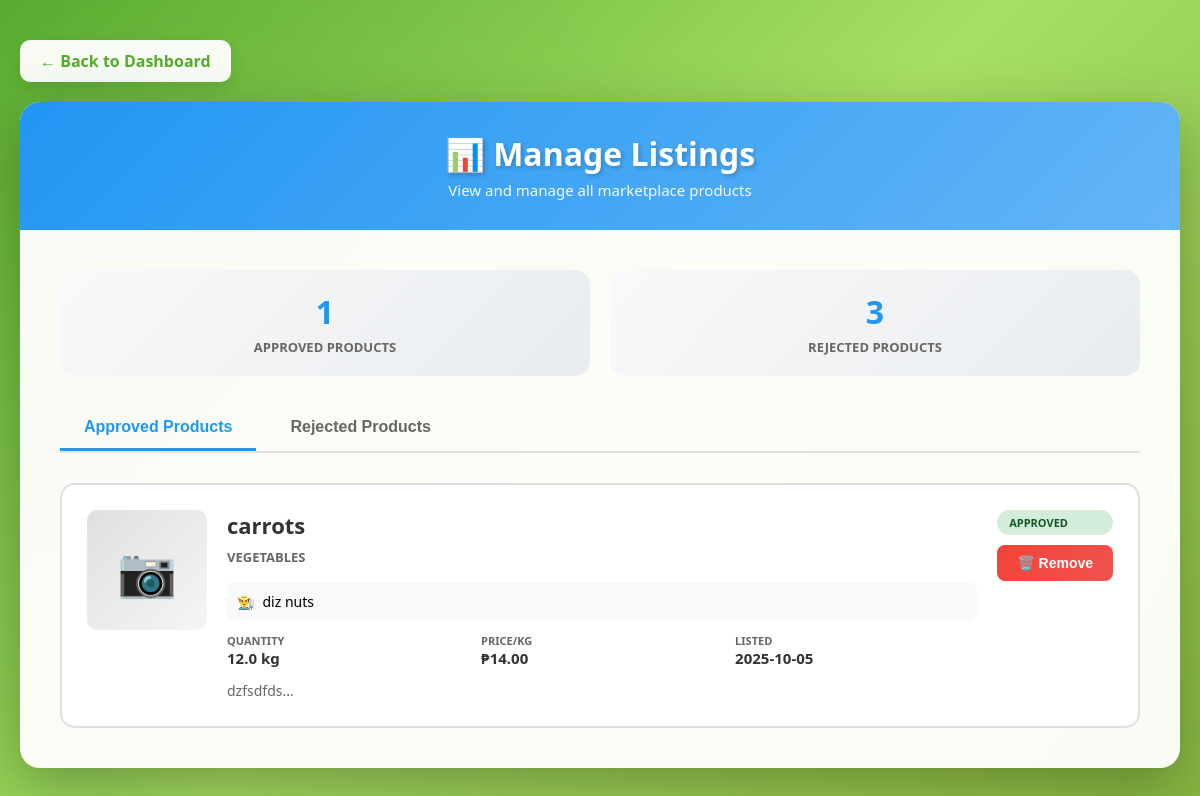
Page /admin/manage_listings (signed in) on the earlier database version.
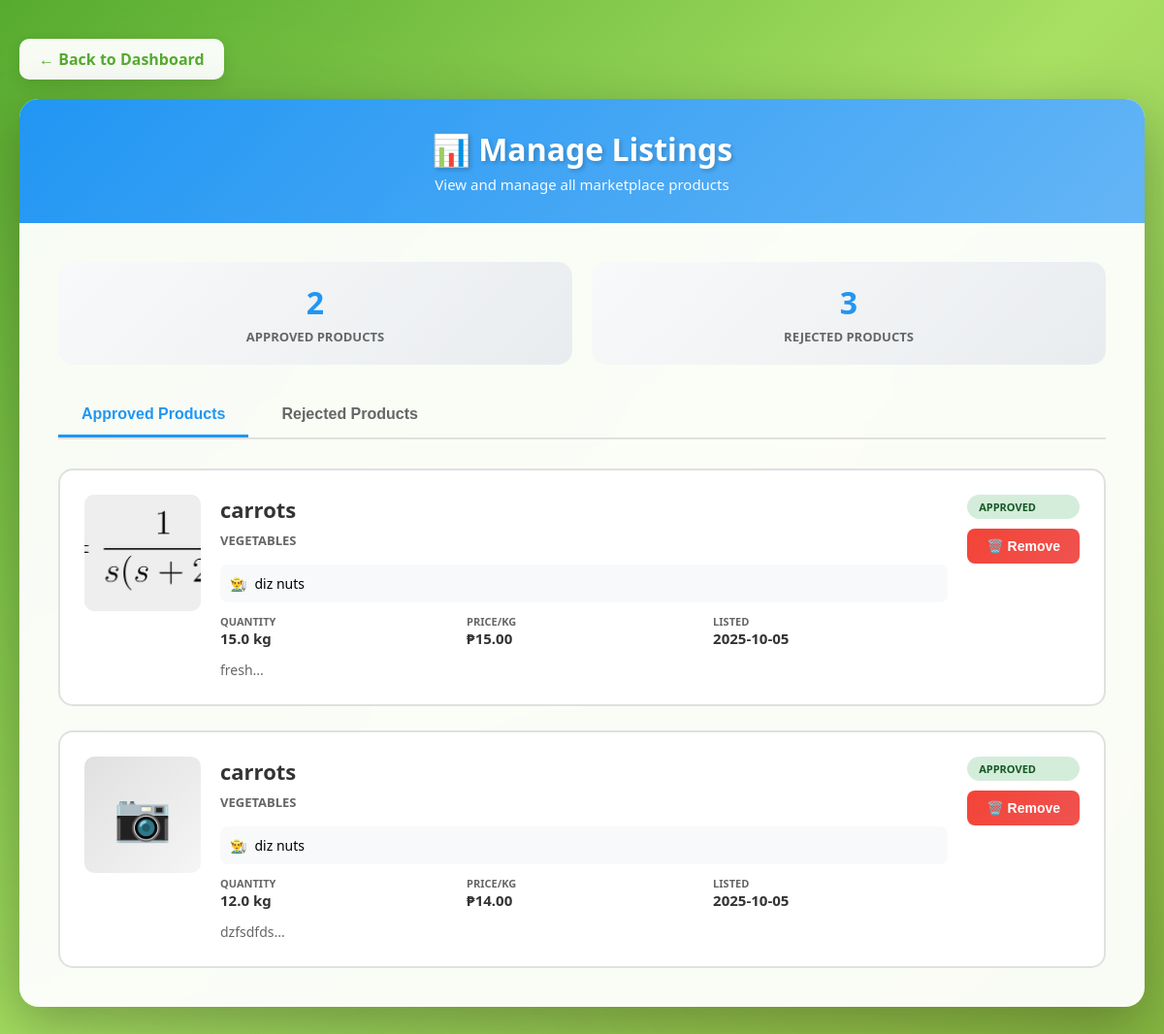
Same page on the later database version.
### server.py (models this page shows)
class Product(db.Model):
    id = db.Column(db.Integer, primary_key=True)
    farmer_email = db.Column(db.String(120), nullable=False)
    farmer_name = db.Column(db.String(120), nullable=False)
    product_name = db.Column(db.String(200), nullable=False)
    category = db.Column(db.String(50), nullable=False)
    description = db.Column(db.Text, nullable=False)
    quantity = db.Column(db.Float, nullable=False)
    unit = db.Column(db.String(20), nullable=False)
    price = db.Column(db.Float, nullable=False)
    harvest_date = db.Column(db.String(20), nullable=False)
    duration = db.Column(db.Integer, nullable=False)
    status = db.Column(db.String(20), nullable=False, default='Pending')
    image_filename = db.Column(db.String(300), nullable=True)
    created_at = db.Column(db.DateTime, default=datetime.utcnow)

### server.py (the view)
@app.route("/admin/manage_listings")
def admin_manage_listings():
    if "user" not in session or session["role"] != "admin":
        flash("Access denied.", "error")
        return redirect(url_for("dashboard"))
    approved_products = Product.query.filter_by(status='Approved').order_by(Product.created_at.desc()).all()
    rejected_products = Product.query.filter_by(status='Rejected').order_by(Product.created_at.desc()).all()
    return render_template("admin_manage_listings.html",
                         approved_products=approved_products,
                         rejected_products=rejected_products)

### templates/admin_manage_listings.html (shortened to what this page needs)
<!DOCTYPE html>
<html lang="en">
<head>
</head>
<body>
    <div class="container">
        <a href="{{ url_for('dashboard') }}" class="back-button">
            &larr; Back to Dashboard
        </a>
        <div class="content-box">
            <div class="header-banner">
                <h1>📊 Manage Listings</h1>
                <p>View and manage all marketplace products</p>
            </div>
            <div class="content-container">
                <div class="stats-banner">
                    <div class="stat-card">
                        <div class="stat-number">{{ approved_products|length }}</div>
                        <div class="stat-label">Approved Products</div>
                    </div>
                    <div class="stat-card">
                        <div class="stat-number">{{ rejected_products|length }}</div>
                        <div class="stat-label">Rejected Products</div>
                    </div>
                </div>
                <div class="tabs">
                    <button class="tab-button active" onclick="switchTab('approved')">
                        Approved Products
                    </button>
                    <button class="tab-button" onclick="switchTab('rejected')">
                        Rejected Products
                    </button>
                </div>
                <div id="approved-tab" class="tab-content active">
                    {% if approved_products|length == 0 %}
                        <div class="empty-state">
                            <div class="icon">📦</div>
                            <h3>No Approved Products</h3>
                            <p>There are no approved products in the marketplace yet.</p>
                        </div>
                    {% else %}
                        <div class="products-grid">
                            {% for product in approved_products %}
                                <div class="product-card">
                                    {% if product.image_filename %}
                                        <img src="{{ url_for('static', filename='uploads/products/' + product.image_filename) }}"
                                             alt="{{ product.product_name }}"
                                             class="product-image">
                                    {% else %}
                                        <div class="no-image">📷</div>
                                    {% endif %}
                                    <div class="product-info">
                                        <div class="product-header">
                                            <h3>{{ product.product_name }}</h3>
                                            <span class="category">{{ product.category }}</span>
                                        </div>
                                        <div class="farmer-info">
                                            <span>👨‍🌾</span>
                                            <span>{{ product.farmer_name }}</span>
                                        </div>
                                        <div class="product-details">
                                            <div class="detail-item">
                                                <div class="detail-label">Quantity</div>
                                                <div class="detail-value">{{ product.quantity }} {{ product.unit }}</div>
                                            </div>
                                            <div class="detail-item">
                                                <div class="detail-label">Price/kg</div>
                                                <div class="detail-value">₱{{ "%.2f"|format(product.price) }}</div>
                                            </div>
                                            <div class="detail-item">
                                                <div class="detail-label">Listed</div>
                                                <div class="detail-value">{{ product.created_at.strftime("%Y-%m-%d") }}</div>
                                            </div>
                                        </div>
                                        <p class="product-description">{{ product.description[:150] }}...</p>
                                    </div>
                                    <div class="product-actions">
                                        <span class="status-badge approved">Approved</span>
                                        <form method="POST" action="{{ url_for('admin_remove_listing', product_id=product.id) }}" onsubmit="return confirm('Are you sure you want to remove this listing?');">
                                            <button type="submit" class="btn btn-remove">🗑️ Remove</button>
                                        </form>
                                    </div>
                                </div>
                            {% endfor %}
                        </div>
                    {% endif %}
                </div>
            </div>
        </div>
    </div>
</body>
</html>

### templates/admin_manage_listings.html (style rules this page uses)
* { margin: 0; padding: 0; box-sizing: border-box; }
body { font-family: 'Segoe UI', Tahoma, Geneva, Verdana, sans-serif; min-height: 100vh; background: linear-gradient(135deg, #56ab2f 0%, #a8e063 50%, #7cb342 100%); position: relative; overflow-x: hidden; padding: 20px 0; }
body::before { content: ''; position: fixed; top: 0; left: 0; width: 100%; height: 100%; background-image: radial-gradient(circle at 20% 50%, rgba(139, 195, 74, 0.2) 0%, transparent 50%), radial-gradient(circle at 80% 80%, rgba(255, 235, 59, 0.15) 0%, transparent 50%); animation: pulse 15s ease-in-out infinite; z-index: 0; }
.container { position: relative; z-index: 1; max-width: 1200px; margin: 0 auto; padding: 20px; }
.back-button { display: inline-flex; align-items: center; gap: 8px; padding: 10px 20px; background: rgba(255, 255, 255, 0.95); color: #56ab2f; text-decoration: none; border-radius: 10px; font-weight: 600; margin-bottom: 20px; transition: all 0.3s ease; box-shadow: 0 5px 15px rgba(0, 0, 0, 0.1); }
.content-box { background: rgba(255, 255, 255, 0.95); backdrop-filter: blur(10px); border-radius: 20px; box-shadow: 0 20px 60px rgba(0, 0, 0, 0.3); overflow: hidden; animation: fadeIn 0.6s ease-out; }
.header-banner { background: linear-gradient(135deg, #2196F3 0%, #64B5F6 100%); padding: 30px 20px; text-align: center; }
.header-banner h1 { font-size: 32px; color: white; margin-bottom: 5px; text-shadow: 2px 2px 4px rgba(0, 0, 0, 0.2); }
.header-banner p { color: rgba(255, 255, 255, 0.95); font-size: 15px; }
.content-container { padding: 40px; }
.tabs { display: flex; gap: 10px; margin-bottom: 30px; border-bottom: 2px solid #e0e0e0; }
.tab-button { padding: 12px 24px; background: transparent; border: none; border-bottom: 3px solid transparent; cursor: pointer; font-size: 16px; font-weight: 600; color: #666; transition: all 0.3s ease; }
.tab-button.active { color: #2196F3; border-bottom-color: #2196F3; }
.tab-content { display: none; }
.tab-content.active { display: block; }
.stats-banner { display: grid; grid-template-columns: repeat(auto-fit, minmax(200px, 1fr)); gap: 20px; margin-bottom: 30px; }
.stat-card { background: linear-gradient(135deg, #f8f9fa 0%, #e9ecef 100%); padding: 20px; border-radius: 15px; text-align: center; }
.stat-number { font-size: 32px; font-weight: bold; color: #2196F3; }
.stat-label { font-size: 13px; color: #666; text-transform: uppercase; font-weight: 600; margin-top: 5px; }
.products-grid { display: grid; gap: 25px; }
.product-card { background: white; border: 2px solid #e0e0e0; border-radius: 15px; padding: 25px; transition: all 0.3s ease; display: grid; grid-template-columns: auto 1fr auto; gap: 20px; align-items: start; }
.product-image { width: 120px; height: 120px; border-radius: 10px; object-fit: cover; background: #f5f5f5; }
.no-image { width: 120px; height: 120px; border-radius: 10px; background: linear-gradient(135deg, #e0e0e0, #f5f5f5); display: flex; align-items: center; justify-content: center; font-size: 48px; color: #999; }
.product-info { flex: 1; }
.product-header { margin-bottom: 15px; }
.product-header h3 { font-size: 22px; color: #333; margin-bottom: 5px; }
.product-header .category { font-size: 13px; color: #666; text-transform: uppercase; font-weight: 600; }
.farmer-info { display: flex; align-items: center; gap: 8px; padding: 10px; background: #f8f9fa; border-radius: 8px; margin-bottom: 12px; font-size: 14px; }
.product-details { display: grid; grid-template-columns: repeat(auto-fit, minmax(150px, 1fr)); gap: 12px; margin-bottom: 12px; }
.detail-item { font-size: 14px; }
.detail-label { font-size: 11px; color: #666; text-transform: uppercase; font-weight: 600; }
.detail-value { font-size: 15px; color: #333; font-weight: 600; }
.product-description { color: #666; font-size: 14px; line-height: 1.5; }
.product-actions { display: flex; flex-direction: column; gap: 10px; }
.btn { padding: 10px 20px; border: none; border-radius: 8px; font-size: 14px; font-weight: 600; cursor: pointer; transition: all 0.3s ease; white-space: nowrap; }
.btn-remove { background: linear-gradient(135deg, #f44336, #ef5350); color: white; }
.status-badge { display: inline-block; padding: 5px 12px; border-radius: 20px; font-size: 11px; font-weight: 600; text-transform: uppercase; }
.status-badge.approved { background: #d4edda; color: #155724; }

Differences in the rows shown:
added Product: image_filename (picture), product_name "carrots", category "VEGETABLES", farmer_name "diz nuts", quantity "15.0", unit "kg", price "15.00", created_at "2025-10-05", description "fresh"
Other differences:
{{ approved_products|length }}: "1" → "2"
